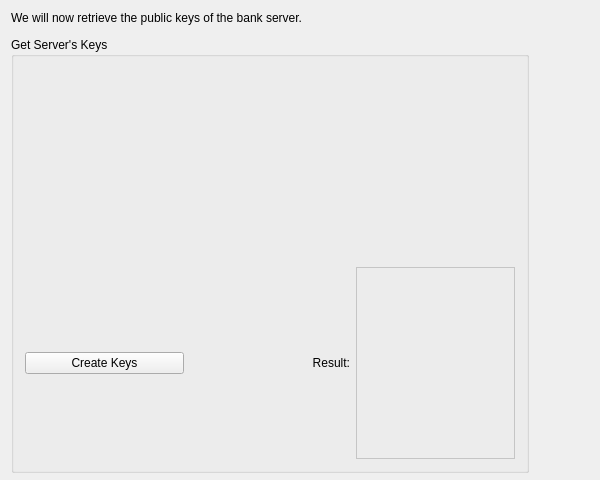
<?xml version="1.0" encoding="UTF-8"?>
<ui version="4.0">
 <class>MakeKeysUi</class>
 <widget class="QWidget" name="MakeKeysUi">
  <property name="geometry">
   <rect>
    <x>0</x>
    <y>0</y>
    <width>600</width>
    <height>480</height>
   </rect>
  </property>
  <property name="windowTitle">
   <string>Create User Keys</string>
  </property>
  <widget class="QLabel" name="TextLabel1_5_2_2_3">
   <property name="geometry">
    <rect>
     <x>11</x>
     <y>11</y>
     <width>518</width>
     <height>20</height>
    </rect>
   </property>
   <property name="text">
    <string>&lt;qt&gt;
We will now retrieve the public keys of the bank server.&lt;br&gt;
&lt;/qt&gt;</string>
   </property>
   <property name="wordWrap">
    <bool>false</bool>
   </property>
  </widget>
  <widget class="Q3GroupBox" name="GroupBox19_3">
   <property name="geometry">
    <rect>
     <x>11</x>
     <y>37</y>
     <width>518</width>
     <height>436</height>
    </rect>
   </property>
   <property name="sizePolicy">
    <sizepolicy hsizetype="Expanding" vsizetype="Preferred">
     <horstretch>0</horstretch>
     <verstretch>0</verstretch>
    </sizepolicy>
   </property>
   <property name="title">
    <string>Get Server's Keys</string>
   </property>
   <layout class="QVBoxLayout">
    <item>
     <widget class="Q3TextView" name="TextView1_3" native="true">
      <property name="text" stdset="0">
       <string>&lt;qt&gt;
There are two key pairs to be created:
&lt;ul&gt;
&lt;li&gt;&lt;b&gt;Signature keys:&lt;/b&gt; These keys are used to sign all messages to the server.&lt;/li&gt;
&lt;li&gt;&lt;b&gt;Crypt keys:&lt;/b&gt; These keys are used by the server to encrypt
data prior to sending it to to us. This way you are the only one who can decrypt the server's messages.
&lt;/ul&gt;
&lt;p&gt;
When you press the button below your private and public keys will be created. 
Depending on the speed of your computer this may take some time (up to a few 
seconds). If there already are keys on the security medium you will be asked whether you want to overwrite them.
&lt;/p&gt;
&lt;p&gt;
However, if the keys already exist you may simply go on with the next page.
&lt;/p&gt;
&lt;/qt&gt;</string>
      </property>
     </widget>
    </item>
    <item>
     <layout class="QHBoxLayout">
      <item>
       <widget class="QPushButton" name="makeKeysButton">
        <property name="toolTip">
         <string>Get the public keys of the bank server now.</string>
        </property>
        <property name="text">
         <string>Create Keys</string>
        </property>
       </widget>
      </item>
      <item>
       <widget class="QLabel" name="TextLabel1_2_2">
        <property name="text">
         <string>Result:</string>
        </property>
        <property name="alignment">
         <set>Qt::AlignRight|Qt::AlignTrailing|Qt::AlignVCenter</set>
        </property>
        <property name="wordWrap">
         <bool>false</bool>
        </property>
       </widget>
      </item>
      <item>
       <widget class="QLabel" name="makeKeysLabel">
        <property name="palette">
         <palette>
          <active>
           <colorrole role="WindowText">
            <brush brushstyle="SolidPattern">
             <color alpha="255">
              <red>0</red>
              <green>0</green>
              <blue>0</blue>
             </color>
            </brush>
           </colorrole>
           <colorrole role="Button">
            <brush brushstyle="SolidPattern">
             <color alpha="255">
              <red>220</red>
              <green>223</green>
              <blue>224</blue>
             </color>
            </brush>
           </colorrole>
           <colorrole role="Light">
            <brush brushstyle="SolidPattern">
             <color alpha="255">
              <red>255</red>
              <green>255</green>
              <blue>255</blue>
             </color>
            </brush>
           </colorrole>
           <colorrole role="Midlight">
            <brush brushstyle="SolidPattern">
             <color alpha="255">
              <red>237</red>
              <green>239</green>
              <blue>239</blue>
             </color>
            </brush>
           </colorrole>
           <colorrole role="Dark">
            <brush brushstyle="SolidPattern">
             <color alpha="255">
              <red>110</red>
              <green>111</green>
              <blue>112</blue>
             </color>
            </brush>
           </colorrole>
           <colorrole role="Mid">
            <brush brushstyle="SolidPattern">
             <color alpha="255">
              <red>146</red>
              <green>148</green>
              <blue>149</blue>
             </color>
            </brush>
           </colorrole>
           <colorrole role="Text">
            <brush brushstyle="SolidPattern">
             <color alpha="255">
              <red>0</red>
              <green>0</green>
              <blue>0</blue>
             </color>
            </brush>
           </colorrole>
           <colorrole role="BrightText">
            <brush brushstyle="SolidPattern">
             <color alpha="255">
              <red>255</red>
              <green>255</green>
              <blue>255</blue>
             </color>
            </brush>
           </colorrole>
           <colorrole role="ButtonText">
            <brush brushstyle="SolidPattern">
             <color alpha="255">
              <red>0</red>
              <green>0</green>
              <blue>0</blue>
             </color>
            </brush>
           </colorrole>
           <colorrole role="Base">
            <brush brushstyle="SolidPattern">
             <color alpha="255">
              <red>255</red>
              <green>255</green>
              <blue>255</blue>
             </color>
            </brush>
           </colorrole>
           <colorrole role="Window">
            <brush brushstyle="SolidPattern">
             <color alpha="255">
              <red>255</red>
              <green>255</green>
              <blue>255</blue>
             </color>
            </brush>
           </colorrole>
           <colorrole role="Shadow">
            <brush brushstyle="SolidPattern">
             <color alpha="255">
              <red>0</red>
              <green>0</green>
              <blue>0</blue>
             </color>
            </brush>
           </colorrole>
           <colorrole role="Highlight">
            <brush brushstyle="SolidPattern">
             <color alpha="255">
              <red>0</red>
              <green>0</green>
              <blue>128</blue>
             </color>
            </brush>
           </colorrole>
           <colorrole role="HighlightedText">
            <brush brushstyle="SolidPattern">
             <color alpha="255">
              <red>255</red>
              <green>255</green>
              <blue>255</blue>
             </color>
            </brush>
           </colorrole>
           <colorrole role="Link">
            <brush brushstyle="SolidPattern">
             <color alpha="255">
              <red>0</red>
              <green>0</green>
              <blue>0</blue>
             </color>
            </brush>
           </colorrole>
           <colorrole role="LinkVisited">
            <brush brushstyle="SolidPattern">
             <color alpha="255">
              <red>0</red>
              <green>0</green>
              <blue>0</blue>
             </color>
            </brush>
           </colorrole>
          </active>
          <inactive>
           <colorrole role="WindowText">
            <brush brushstyle="SolidPattern">
             <color alpha="255">
              <red>0</red>
              <green>0</green>
              <blue>0</blue>
             </color>
            </brush>
           </colorrole>
           <colorrole role="Button">
            <brush brushstyle="SolidPattern">
             <color alpha="255">
              <red>220</red>
              <green>223</green>
              <blue>224</blue>
             </color>
            </brush>
           </colorrole>
           <colorrole role="Light">
            <brush brushstyle="SolidPattern">
             <color alpha="255">
              <red>255</red>
              <green>255</green>
              <blue>255</blue>
             </color>
            </brush>
           </colorrole>
           <colorrole role="Midlight">
            <brush brushstyle="SolidPattern">
             <color alpha="255">
              <red>252</red>
              <green>254</green>
              <blue>255</blue>
             </color>
            </brush>
           </colorrole>
           <colorrole role="Dark">
            <brush brushstyle="SolidPattern">
             <color alpha="255">
              <red>110</red>
              <green>111</green>
              <blue>112</blue>
             </color>
            </brush>
           </colorrole>
           <colorrole role="Mid">
            <brush brushstyle="SolidPattern">
             <color alpha="255">
              <red>146</red>
              <green>148</green>
              <blue>149</blue>
             </color>
            </brush>
           </colorrole>
           <colorrole role="Text">
            <brush brushstyle="SolidPattern">
             <color alpha="255">
              <red>0</red>
              <green>0</green>
              <blue>0</blue>
             </color>
            </brush>
           </colorrole>
           <colorrole role="BrightText">
            <brush brushstyle="SolidPattern">
             <color alpha="255">
              <red>255</red>
              <green>255</green>
              <blue>255</blue>
             </color>
            </brush>
           </colorrole>
           <colorrole role="ButtonText">
            <brush brushstyle="SolidPattern">
             <color alpha="255">
              <red>0</red>
              <green>0</green>
              <blue>0</blue>
             </color>
            </brush>
           </colorrole>
           <colorrole role="Base">
            <brush brushstyle="SolidPattern">
             <color alpha="255">
              <red>255</red>
              <green>255</green>
              <blue>255</blue>
             </color>
            </brush>
           </colorrole>
           <colorrole role="Window">
            <brush brushstyle="SolidPattern">
             <color alpha="255">
              <red>255</red>
              <green>255</green>
              <blue>255</blue>
             </color>
            </brush>
           </colorrole>
           <colorrole role="Shadow">
            <brush brushstyle="SolidPattern">
             <color alpha="255">
              <red>0</red>
              <green>0</green>
              <blue>0</blue>
             </color>
            </brush>
           </colorrole>
           <colorrole role="Highlight">
            <brush brushstyle="SolidPattern">
             <color alpha="255">
              <red>0</red>
              <green>0</green>
              <blue>128</blue>
             </color>
            </brush>
           </colorrole>
           <colorrole role="HighlightedText">
            <brush brushstyle="SolidPattern">
             <color alpha="255">
              <red>255</red>
              <green>255</green>
              <blue>255</blue>
             </color>
            </brush>
           </colorrole>
           <colorrole role="Link">
            <brush brushstyle="SolidPattern">
             <color alpha="255">
              <red>0</red>
              <green>0</green>
              <blue>0</blue>
             </color>
            </brush>
           </colorrole>
           <colorrole role="LinkVisited">
            <brush brushstyle="SolidPattern">
             <color alpha="255">
              <red>0</red>
              <green>0</green>
              <blue>0</blue>
             </color>
            </brush>
           </colorrole>
          </inactive>
          <disabled>
           <colorrole role="WindowText">
            <brush brushstyle="SolidPattern">
             <color alpha="255">
              <red>128</red>
              <green>128</green>
              <blue>128</blue>
             </color>
            </brush>
           </colorrole>
           <colorrole role="Button">
            <brush brushstyle="SolidPattern">
             <color alpha="255">
              <red>220</red>
              <green>223</green>
              <blue>224</blue>
             </color>
            </brush>
           </colorrole>
           <colorrole role="Light">
            <brush brushstyle="SolidPattern">
             <color alpha="255">
              <red>255</red>
              <green>255</green>
              <blue>255</blue>
             </color>
            </brush>
           </colorrole>
           <colorrole role="Midlight">
            <brush brushstyle="SolidPattern">
             <color alpha="255">
              <red>252</red>
              <green>254</green>
              <blue>255</blue>
             </color>
            </brush>
           </colorrole>
           <colorrole role="Dark">
            <brush brushstyle="SolidPattern">
             <color alpha="255">
              <red>110</red>
              <green>111</green>
              <blue>112</blue>
             </color>
            </brush>
           </colorrole>
           <colorrole role="Mid">
            <brush brushstyle="SolidPattern">
             <color alpha="255">
              <red>146</red>
              <green>148</green>
              <blue>149</blue>
             </color>
            </brush>
           </colorrole>
           <colorrole role="Text">
            <brush brushstyle="SolidPattern">
             <color alpha="255">
              <red>128</red>
              <green>128</green>
              <blue>128</blue>
             </color>
            </brush>
           </colorrole>
           <colorrole role="BrightText">
            <brush brushstyle="SolidPattern">
             <color alpha="255">
              <red>255</red>
              <green>255</green>
              <blue>255</blue>
             </color>
            </brush>
           </colorrole>
           <colorrole role="ButtonText">
            <brush brushstyle="SolidPattern">
             <color alpha="255">
              <red>128</red>
              <green>128</green>
              <blue>128</blue>
             </color>
            </brush>
           </colorrole>
           <colorrole role="Base">
            <brush brushstyle="SolidPattern">
             <color alpha="255">
              <red>255</red>
              <green>255</green>
              <blue>255</blue>
             </color>
            </brush>
           </colorrole>
           <colorrole role="Window">
            <brush brushstyle="SolidPattern">
             <color alpha="255">
              <red>255</red>
              <green>255</green>
              <blue>255</blue>
             </color>
            </brush>
           </colorrole>
           <colorrole role="Shadow">
            <brush brushstyle="SolidPattern">
             <color alpha="255">
              <red>0</red>
              <green>0</green>
              <blue>0</blue>
             </color>
            </brush>
           </colorrole>
           <colorrole role="Highlight">
            <brush brushstyle="SolidPattern">
             <color alpha="255">
              <red>0</red>
              <green>0</green>
              <blue>128</blue>
             </color>
            </brush>
           </colorrole>
           <colorrole role="HighlightedText">
            <brush brushstyle="SolidPattern">
             <color alpha="255">
              <red>255</red>
              <green>255</green>
              <blue>255</blue>
             </color>
            </brush>
           </colorrole>
           <colorrole role="Link">
            <brush brushstyle="SolidPattern">
             <color alpha="255">
              <red>0</red>
              <green>0</green>
              <blue>0</blue>
             </color>
            </brush>
           </colorrole>
           <colorrole role="LinkVisited">
            <brush brushstyle="SolidPattern">
             <color alpha="255">
              <red>0</red>
              <green>0</green>
              <blue>0</blue>
             </color>
            </brush>
           </colorrole>
          </disabled>
         </palette>
        </property>
        <property name="toolTip">
         <string>Result of retrieving the public keys.</string>
        </property>
        <property name="frameShape">
         <enum>QFrame::StyledPanel</enum>
        </property>
        <property name="frameShadow">
         <enum>QFrame::Sunken</enum>
        </property>
        <property name="text">
         <string/>
        </property>
        <property name="wordWrap">
         <bool>false</bool>
        </property>
       </widget>
      </item>
     </layout>
    </item>
   </layout>
  </widget>
 </widget>
 <layoutdefault spacing="6" margin="11"/>
 <pixmapfunction>qPixmapFromMimeSource</pixmapfunction>
 <customwidgets>
  <customwidget>
   <class>Q3GroupBox</class>
   <extends>QGroupBox</extends>
   <header>Qt3Support/Q3GroupBox</header>
   <container>1</container>
  </customwidget>
  <customwidget>
   <class>Q3TextView</class>
   <extends>QWidget</extends>
   <header>q3textview.h</header>
  </customwidget>
 </customwidgets>
 <resources/>
 <connections/>
</ui>
